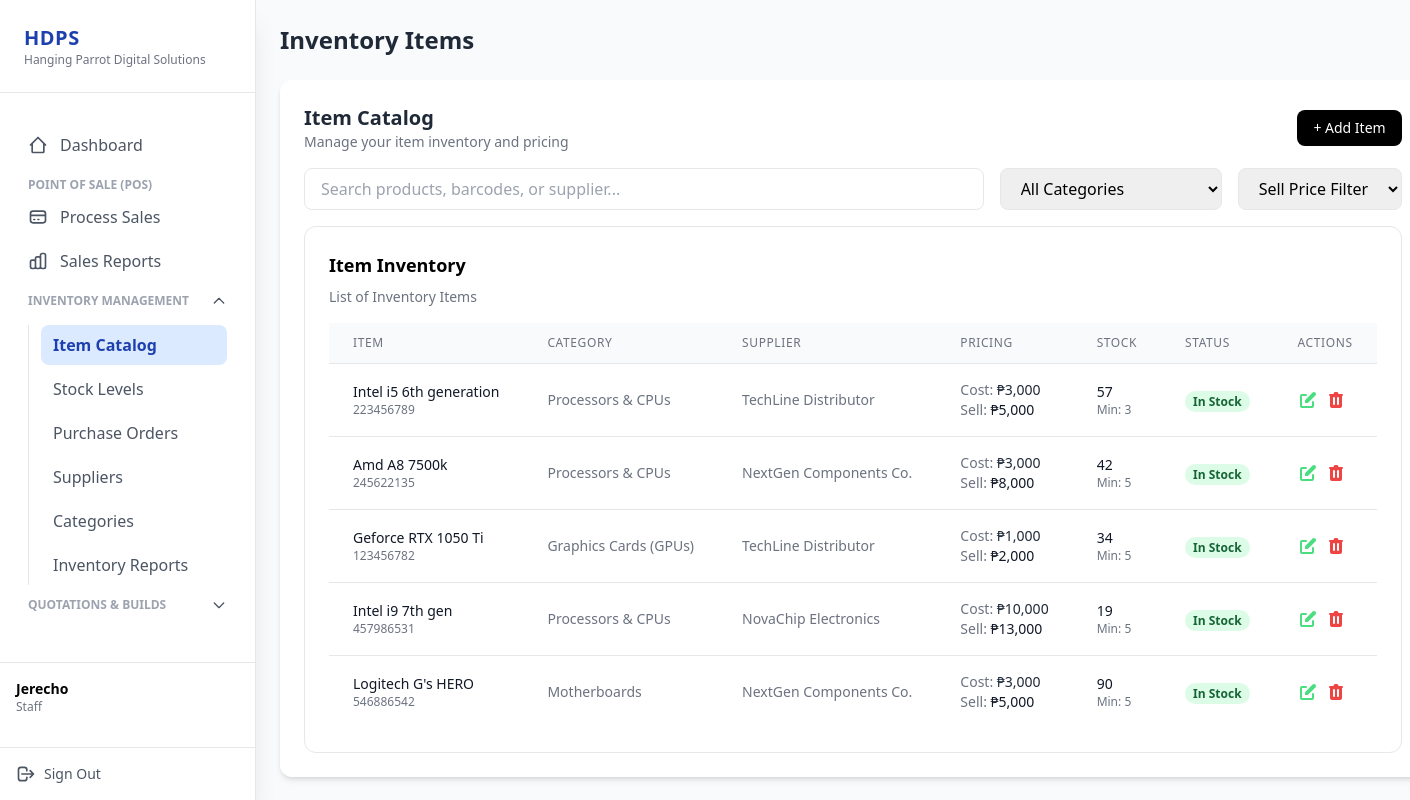
Before: /item_catalog.php (signed in) with the older database file.
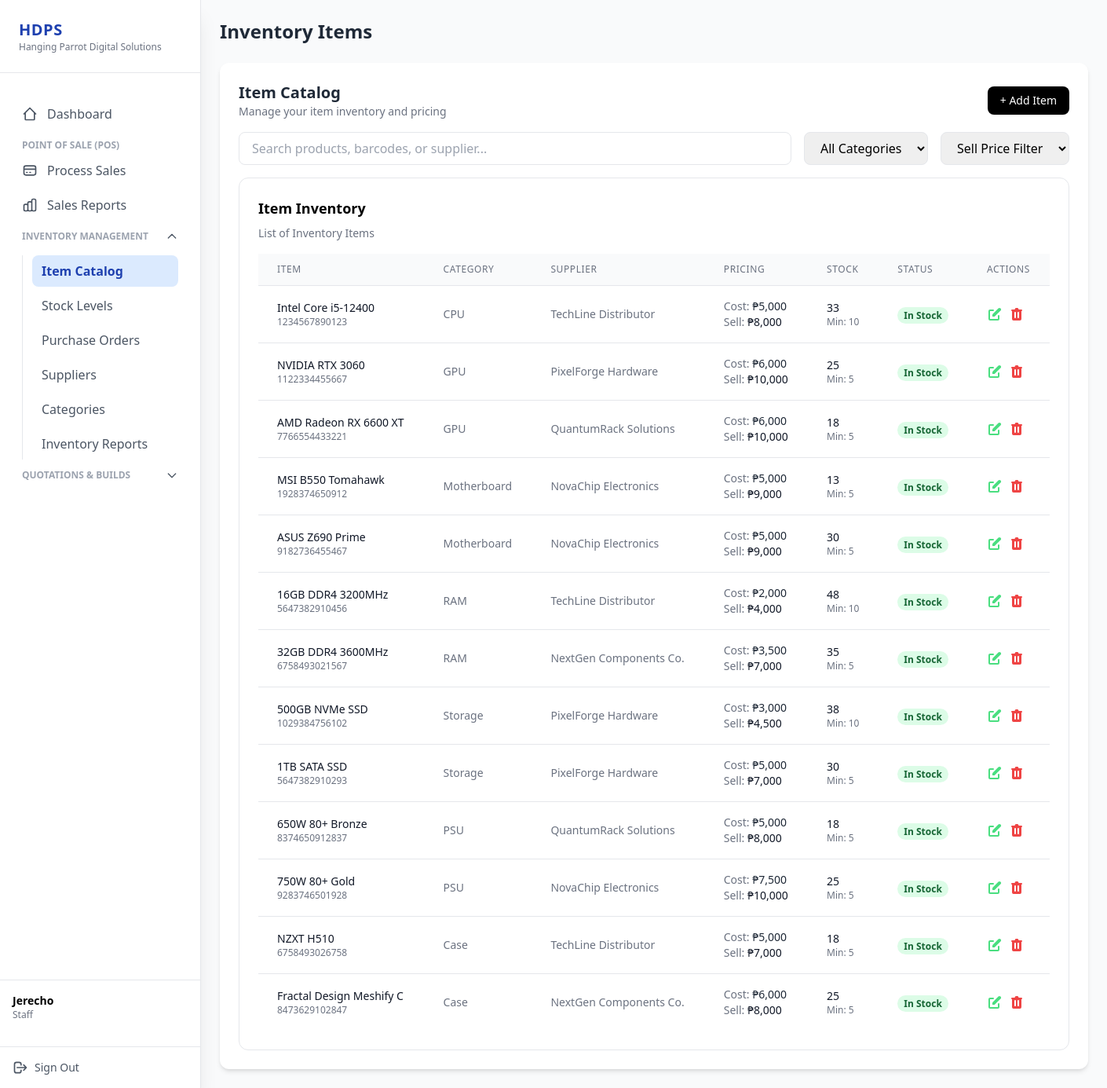
After: the same page with the newer database file.
### tables this page shows
CREATE TABLE `items` (
  `item_id` int(11) NOT NULL,
  `barcode` varchar(50) DEFAULT NULL,
  `item_name` varchar(255) NOT NULL,
  `description` text DEFAULT NULL,
  `category_id` int(11) DEFAULT NULL,
  `supplier_id` int(11) DEFAULT NULL,
  `cost_price` decimal(10,2) DEFAULT 0.00,
  `selling_price` decimal(10,2) DEFAULT 0.00,
  `quantity` int(11) DEFAULT 0,
  `min_stock` int(11) DEFAULT 5,
  `created_at` timestamp NOT NULL DEFAULT current_timestamp(),
  `updated_at` timestamp NOT NULL DEFAULT current_timestamp() ON UPDATE current_timestamp()
);

CREATE TABLE `categories` (
  `category_id` int(11) NOT NULL,
  `category_name` varchar(100) NOT NULL,
  `category_description` text NOT NULL,
  `created_at` timestamp NOT NULL DEFAULT current_timestamp(),
  `updated_at` timestamp NOT NULL DEFAULT current_timestamp() ON UPDATE current_timestamp()
);

CREATE TABLE `suppliers` (
  `supplier_id` int(11) NOT NULL,
  `supplier_name` varchar(100) NOT NULL,
  `contact_number` varchar(20) DEFAULT NULL,
  `email` varchar(100) DEFAULT NULL,
  `status` tinyint(1) DEFAULT 1
);

### database/database.php (called while the page is built, shortened)
<?php
class Database
{
    private $serverName = ("mysql:host=localhost;dbname=computer_store");
    private $userName = ("root");
    private $userPass = ("");
    private $fetchDefault = array(PDO::ATTR_DEFAULT_FETCH_MODE => PDO::FETCH_ASSOC);
    public function conn()
    {
        try {
            $this->conn = new PDO($this->serverName, $this->userName, $this->userPass, $this->fetchDefault);
            return $this->conn;
        } catch (PDOException $e) {
            echo "Error : " . $e->getMessage();
            exit;
        }
    }
    public function select_items()
    {
        $sql = $this->conn()->prepare("SELECT
        items.*,
        categories.category_name,
        suppliers.supplier_name
        FROM items
        LEFT JOIN categories ON items.category_id = categories.category_id
        LEFT JOIN suppliers ON items.supplier_id = suppliers.supplier_id
        ");
        $sql->execute();
        $items = $sql->fetchAll();
        return $items;
    }
}
$database = new Database();

### item_catalog.php (the view, shortened to what the changed rows need)
<?php
include "database/database.php";
$database->login_session();
$database->create_item();
$database->update_item();
$database->delete_item();
$items = $database->select_items();
?>
<!DOCTYPE html>
<html lang="en">
<head>
  <script src="https://cdn.tailwindcss.com"></script>
</head>
<body class="bg-gray-50 flex">
  <?php include "sidebar.php"; ?>
  <main class="flex-1 ml-0 md:ml-64 p-6">
    <header class="mb-6">
      <h2 class="text-2xl font-bold text-gray-800">Inventory Items</h2>
    </header>
    <section class="bg-white rounded-xl shadow-md p-6">
      <div class="bg-white border rounded-xl p-6">
        <div class="overflow-x-auto">
          <table class="min-w-full divide-y divide-gray-200">
            <thead class="bg-gray-50">
              <tr>
                <th scope="col" class="px-6 py-3 text-left text-xs font-medium text-gray-500 uppercase tracking-wider">
                  Item</th>
                <th scope="col" class="px-6 py-3 text-left text-xs font-medium text-gray-500 uppercase tracking-wider">
                  Category</th>
                <th scope="col" class="px-6 py-3 text-left text-xs font-medium text-gray-500 uppercase tracking-wider">
                  Supplier</th>
                <th scope="col" class="px-6 py-3 text-left text-xs font-medium text-gray-500 uppercase tracking-wider">
                  Pricing</th>
                <th scope="col" class="px-6 py-3 text-left text-xs font-medium text-gray-500 uppercase tracking-wider">
                  Stock</th>
                <th scope="col" class="px-6 py-3 text-left text-xs font-medium text-gray-500 uppercase tracking-wider">
                  Status</th>
                <th scope="col" class="px-6 py-3 text-left text-xs font-medium text-gray-500 uppercase tracking-wider">
                  Actions</th>
              </tr>
            </thead>
            <tbody class="bg-white divide-y divide-gray-200">
              <?php foreach ($items as $item): ?>
                <?php
                if ($item['quantity'] <= 0)
                  continue;
                $stock_status = ($item['quantity'] <= $item['min_stock']) ? 'low' : 'in';
                ?>
                <tr>
                  <td class="px-6 py-4 whitespace-nowrap">
                    <p class="text-sm font-medium text-gray-900"><?php echo $item['item_name']; ?></p>
                    <p class="text-xs text-gray-500"><?php echo $item['barcode']; ?></p>
                  </td>
                  <td class="px-6 py-4 whitespace-nowrap text-sm text-gray-500"><?php echo $item['category_name']; ?></td>
                  <td class="px-6 py-4 whitespace-nowrap text-sm text-gray-500"><?php echo $item['supplier_name']; ?></td>
                  <td class="px-6 py-4 whitespace-nowrap text-sm text-gray-500">
                    <p>Cost: <span class="text-sm text-gray-800">₱<?php echo number_format($item['cost_price']); ?></span>
                    </p>
                    <p>Sell: <span
                        class="text-gray-900 font-medium">₱<?php echo number_format($item['selling_price']); ?></span></p>
                  </td>
                  <td class="px-6 py-4 whitespace-nowrap text-sm text-gray-500">
                    <p class="text-gray-900 font-medium"><?php echo $item['quantity']; ?></p>
                    <p class="text-xs">Min: <?php echo $item['min_stock'] ?></p>
                  </td>
                  <td class="px-6 py-4 whitespace-nowrap">
                    <?php if ($stock_status === 'low'): ?>
                      <span class="status-label bg-red-100 text-red-800">Low Stock</span>
                    <?php elseif($stock_status === 'in'): ?>
                      <span class="status-label bg-green-100 text-green-800">In Stock</span>
                    <?php endif; ?>
                  </td>
                  <td class="px-6 py-4 whitespace-nowrap text-sm font-medium">
                    <div class="flex space-x-2">
                      <button class="text-green-400 hover:text-green-600 openEditProductModal"
                        data-id="<?= $item['item_id'] ?>" data-name="<?= htmlspecialchars($item['item_name']) ?>"
                        data-barcode="<?= htmlspecialchars($item['barcode']) ?>"
                        data-description="<?= htmlspecialchars($item['description'] ?? '') ?>"
                        data-category="<?= $item['category_id'] ?>" data-supplier="<?= $item['supplier_id'] ?>"
                        data-cost="<?= $item['cost_price'] ?>" data-sell="<?= $item['selling_price'] ?>"
                        data-qty="<?= $item['quantity'] ?>" data-min="<?= $item['min_stock'] ?>">
                      </button>
                      <button class="text-red-500 hover:text-red-700 openDeleteProductModal"
                        data-id="<?= $item['item_id'] ?>" data-name="<?= htmlspecialchars($item['item_name']) ?>">
                      </button>
                    </div>
                  </td>
                </tr>
              <?php endforeach; ?>
            </tbody>
          </table>
        </div>
      </div>
    </section>
  </main>
</body>
</html>

### sidebar.php (shortened to what the changed rows need)
<?php
$currentPage = basename($_SERVER['PHP_SELF']);
?>
<aside id="mobile-sidebar" class="bg-white w-64 space-y-4 flex flex-col h-screen fixed inset-y-0 left-0
           transform -translate-x-full md:translate-x-0
           transition duration-300 ease-in-out z-50 shadow-xl border-r">
    <div class="p-6 border-b">
        <div class="flex justify-between">
            <h1 class="text-xl font-extrabold text-blue-800 tracking-wide font-sans">HDPS</h1>
        </div>
    </div>
    <nav class="flex-1 p-4 space-y-1 overflow-y-auto">
        <div x-data="{ open: <?php echo in_array($currentPage, [
            'item_catalog.php',
            'stock_levels.php',
            'purchase_orders.php',
            'suppliers.php',
            'categories.php',
            'inventory_reports.php'
        ]) ? 'true' : 'false'; ?> }" class="px-3">
            <div x-show="open" x-collapse class="mt-2 space-y-1 pl-3 border-l border-gray-200">
                <?php
                $links = [
                    'item_catalog.php' => 'Item Catalog',
                    'stock_levels.php' => 'Stock Levels',
                    'purchase_orders.php' => 'Purchase Orders',
                    'suppliers.php' => 'Suppliers',
                    'categories.php' => 'Categories',
                    'inventory_reports.php' => 'Inventory Reports'
                ];
                foreach ($links as $file => $label) {
                    $isActive = ($currentPage == $file) ? 'bg-blue-100 text-blue-800 font-semibold' : 'text-gray-600 hover:bg-gray-100';
                    echo "
                <a href='$file'
                    class='flex items-center px-3 py-2 rounded-lg transition duration-150 ease-in-out $isActive'>
                    <span>$label</span>
                </a>
            ";
                }
                ?>
            </div>
        </div>
    </nav>
</aside>

Changed rows visible on the page:
removed items: item_name "Intel i5 6th generation", barcode "223456789", category.category_name "Processors & CPUs", supplier.supplier_name "TechLine Distributor", cost_price "3,000", selling_price "5,000", quantity "57", min_stock "3", shows "In Stock"
removed items: item_name "Amd A8 7500k", barcode "245622135", category.category_name "Processors & CPUs", supplier.supplier_name "NextGen Components Co.", cost_price "3,000", selling_price "8,000", quantity "42", min_stock "5", shows "In Stock"
removed items: item_name "Geforce RTX 1050 Ti", barcode "123456782", category.category_name "Graphics Cards (GPUs)", supplier.supplier_name "TechLine Distributor", cost_price "1,000", selling_price "2,000", quantity "34", min_stock "5", shows "In Stock"
removed items: item_name "Intel i9 7th gen", barcode "457986531", category.category_name "Processors & CPUs", supplier.supplier_name "NovaChip Electronics", cost_price "10,000", selling_price "13,000", quantity "19", min_stock "5", shows "In Stock"
removed items: item_name "Logitech G's HERO", barcode "546886542", category.category_name "Motherboards", supplier.supplier_name "NextGen Components Co.", cost_price "3,000", selling_price "5,000", quantity "90", min_stock "5", shows "In Stock"
added items: item_name "Intel Core i5-12400", barcode "1234567890123", category.category_name "CPU", supplier.supplier_name "TechLine Distributor", cost_price "5,000", selling_price "8,000", quantity "33", min_stock "10", shows "In Stock"
added items: item_name "NVIDIA RTX 3060", barcode "1122334455667", category.category_name "GPU", supplier.supplier_name "PixelForge Hardware", cost_price "6,000", selling_price "10,000", quantity "25", min_stock "5", shows "In Stock"
added items: item_name "AMD Radeon RX 6600 XT", barcode "7766554433221", category.category_name "GPU", supplier.supplier_name "QuantumRack Solutions", cost_price "6,000", selling_price "10,000", quantity "18", min_stock "5", shows "In Stock"
added items: item_name "MSI B550 Tomahawk", barcode "1928374650912", category.category_name "Motherboard", supplier.supplier_name "NovaChip Electronics", cost_price "5,000", selling_price "9,000", quantity "13", min_stock "5", shows "In Stock"
added items: item_name "ASUS Z690 Prime", barcode "9182736455467", category.category_name "Motherboard", supplier.supplier_name "NovaChip Electronics", cost_price "5,000", selling_price "9,000", quantity "30", min_stock "5", shows "In Stock"
added items: item_name "16GB DDR4 3200MHz", barcode "5647382910456", category.category_name "RAM", supplier.supplier_name "TechLine Distributor", cost_price "2,000", selling_price "4,000", quantity "48", min_stock "10", shows "In Stock"
added items: item_name "32GB DDR4 3600MHz", barcode "6758493021567", category.category_name "RAM", supplier.supplier_name "NextGen Components Co.", cost_price "3,500", selling_price "7,000", quantity "35", min_stock "5", shows "In Stock"
added items: item_name "500GB NVMe SSD", barcode "1029384756102", category.category_name "Storage", supplier.supplier_name "PixelForge Hardware", cost_price "3,000", selling_price "4,500", quantity "38", min_stock "10", shows "In Stock"
added items: item_name "1TB SATA SSD", barcode "5647382910293", category.category_name "Storage", supplier.supplier_name "PixelForge Hardware", cost_price "5,000", selling_price "7,000", quantity "30", min_stock "5", shows "In Stock"
added items: item_name "650W 80+ Bronze", barcode "8374650912837", category.category_name "PSU", supplier.supplier_name "QuantumRack Solutions", cost_price "5,000", selling_price "8,000", quantity "18", min_stock "5", shows "In Stock"
added items: item_name "750W 80+ Gold", barcode "9283746501928", category.category_name "PSU", supplier.supplier_name "NovaChip Electronics", cost_price "7,500", selling_price "10,000", quantity "25", min_stock "5", shows "In Stock"
added items: item_name "NZXT H510", barcode "6758493026758", category.category_name "Case", supplier.supplier_name "TechLine Distributor", cost_price "5,000", selling_price "7,000", quantity "18", min_stock "5", shows "In Stock"
added items: item_name "Fractal Design Meshify C", barcode "8473629102847", category.category_name "Case", supplier.supplier_name "NextGen Components Co.", cost_price "6,000", selling_price "8,000", quantity "25", min_stock "5", shows "In Stock"
